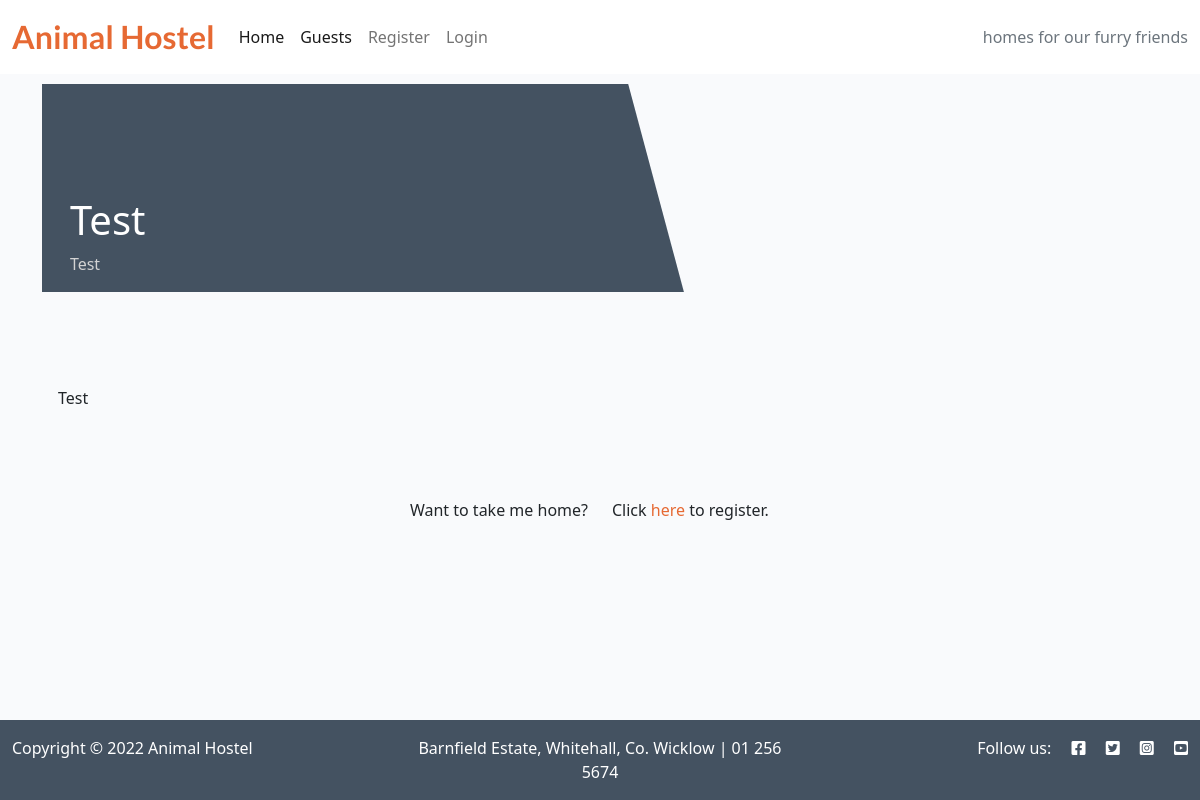
The app's page /guest/test/ with its own data.
### home_animals/models.py (models this page shows, shortened)
class Animal(models.Model):
    name = models.CharField(max_length=200, unique=True)
    slug = models.SlugField(max_length=200, unique=True)
    type = models.ForeignKey(AnimalType, on_delete=models.CASCADE,
                             related_name="home_animals_animals")
    description = models.TextField()
    image = CloudinaryField('image', default='placeholder')
    slogan = models.TextField(blank=True)
    class Meta:
        ordering = ['name']

### home_animals/views.py (the view)
# urls.py: path('guest/<slug:slug>/', views.GuestDetail.as_view(), name='guest_detail'),
class GuestDetail(View):
    def get(self, request, slug, *args, **kwargs):
        queryset = Animal.objects
        guest = get_object_or_404(queryset, slug=slug)
        return render(
            request,
            'pages/guest_detail.html',
            {
                'guest': guest,
            }
        )

### templates/pages/guest_detail.html (shortened to what this page needs)
{% extends 'base.html' %} {% block content %}
<div class="masthead">
    <div class="container">
        <div class="row g-0">
            <div class="col-12 col-md-6 masthead-text">
                <h1 class="guest-name">{{ guest.name }} </h1>
                <p class="guest-slogan"> {{ guest.slogan }} </p>
            </div>
            <div class="col-12 col-md-6 masthead-image">
            </div>
        </div>
    </div>
</div>
<div class="container">
    <div class="row">
        <div class="col card mb-4  mt-3 left  top">
            <div class="card-body">
                <p class="card-text ">
                    {{ guest.description | safe }}
                </p>
            </div>
        </div>
    </div>
</div>
<div class="row text-center mt-5 mb-5">
    <div class="col-12 col-sm-6 text-sm-end">
        <scan class="text-sm-right">Want to take me home?</scan>
    </div>
    <div class="col-12 col-sm-6 text-sm-start">
        <scan>Click
            {% if user.is_authenticated %}
            <a class="link" href="#">here</a> to make an offer.
            {% else %}
            <a class="link" href="accounts/signup">here</a> to register.
            {% endif %}
        </scan>
    </div>
</div>
{% endblock content %}

### static/css/style.css (style rules this page uses)
:root { --orange: #e66933; --dark-grey: #445261; --light-grey: #F9FAFC; --white: #fff; }
body { background-color: var(--light-grey); }
.main-bg { background-color: var(--light-grey); }
.card { border: none; background-color: transparent; height: 80%; }
.card-body { height: 100%; }
.masthead-text { background-color: #445261; color: white; position: relative; }
.guest-name { margin-top: 20%; margin-left: 5%; }
.guest-slogan { margin-left: 5%; color: lightgray; }
.link { color: var(--orange); text-decoration: none; }
@media only screen and (min-width: 768px) { .masthead { margin-top: 10px; overflow: hidden; position: relative; display: inline-block; height: 33vh; width: 100%; } }
@media only screen and (min-width: 768px) { .masthead-image { position: relative; overflow: hidden; } }
@media only screen and (min-width: 768px) { .masthead-image:after { content: ""; position: absolute; top: 0; right: 90%; height: 100%; width: 150%; background: #445261; -webkit-transform: skew(15deg); -moz-transform: skew(15deg); transform: skew(15deg); z-index: 100; } }

### records on screen
Animal: name "Test", slogan "Test", description "Test"
